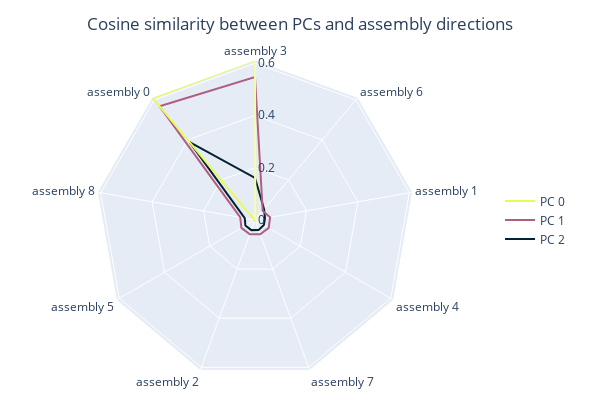
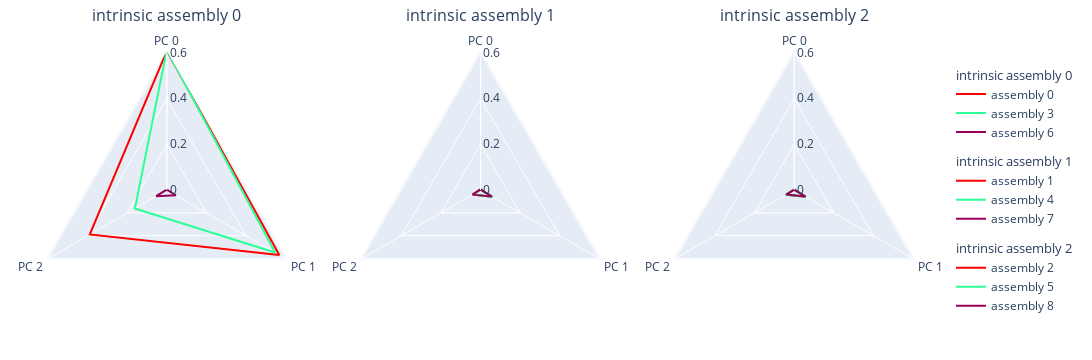

Notebook code for these charts, in order:
### Code cell
assy_names_radar = assy_names_disp + [assy_names_disp[0]]
PC_names_radar = [f'PC {i:d}' for i in range(n_components)]
PC_names_radar = PC_names_radar + [PC_names_radar[0]]
PC_idx_radar = list(range(n_components)) + [0]
cmap = px.colors.sample_colorscale('thermal', np.linspace(0, 1, n_components))[::-1]
if isdivision:
    cmap2 = px.colors.sample_colorscale('Rainbow', np.linspace(0, 1, \
        max(len(ids) for ids in assy_div.values())))[::-1]
else:
    cmap2 = px.colors.sample_colorscale('Rainbow', np.linspace(0, 1, n_assy))[::-1]
rotation = 130 if isdivision else 90
maxcos = cosvec[assy_names_disp].values.max()

fig = go.Figure()
for i in range(n_components)[::-1]:
    fig.add_trace(go.Scatterpolar(
        name=PC_names_radar[i], r=cosvec.loc[i, assy_names_radar],
        theta=assy_names_radar, mode='lines', line_color=cmap[i]
    ))
fig.update_polars(
    gridshape = 'linear',
    angularaxis = dict(rotation=rotation, direction="clockwise"),
    radialaxis = dict(angle=90, tickangle=90, nticks=4, range=(0, maxcos))
)
fig.update_layout(
    width=600, height=400, margin=dict(l=10, r=100, t=60, b=20),
    title = dict(text='Cosine similarity between PCs and assembly directions', x=0.5),
    legend = dict(traceorder='reversed', xanchor='left', x=1.0, y=0.5)
)
fig.show()

if isdivision:
    n_int_assy = len(assy_div)
    fig = make_subplots(
        rows=1, cols=n_int_assy, specs=[[{'type': 'polar'}] * n_int_assy],
        subplot_titles=[f'intrinsic assembly {a:d}' for a in assy_div],
        horizontal_spacing=0.0
    )
    for i, ids in enumerate(assy_div.values()):
        for j in range(len(ids)):
            fig.add_trace(go.Scatterpolar(name=assy_names[ids[j]],
                r=cosvec.loc[PC_idx_radar, assy_names[ids[j]]],
                theta=PC_names_radar, mode='lines', line_color=cmap2[j],
                legendgroup=i, legendgrouptitle_text=f'intrinsic assembly {i:d}'
            ), row=1, col=i + 1)
    fig.update_layout(width=1200, height=360, margin=dict(l=10, r=120, t=50, b=30))
    for annotation in fig['layout']['annotations']: 
        annotation['y'] = 1.08
else:
    fig = go.Figure()
    for i in range(n_assy):
        fig.add_trace(go.Scatterpolar(name=assy_names_disp[i],
            r=cosvec.loc[PC_idx_radar, assy_names_disp[i]],
            theta=PC_names_radar, mode='lines', line_color=cmap2[i]
        ))
    fig.update_layout(width=600, height=400, margin=dict(l=10, r=100, t=40, b=40))
fig.update_polars(
    gridshape = 'linear',
    angularaxis = dict(rotation=90, direction="clockwise"),
    radialaxis = dict(angle=90, tickangle=90, nticks=4, range=(0, maxcos))
)
fig.update_layout(legend=dict(xanchor='left', x=1.0, y=0.5))
fig.show()

print("Alignment (cosine similarity) between PCs and assembly directions")
with pd.option_context('display.float_format', '{:.3f}'.format):
    display(cosvec)

### Figure 1 — Plotly figure (JSON) as saved in the notebook; plotly's stock layout.template omitted (floating-point values rounded to 4 significant figures)
{"data": [{"line": {"color": "rgb(3, 35, 51)"}, "mode": "lines", "name": "PC 2", "r": [0.3894, 0.1614, 0.05409, 0.03889, 0.03913, 0.0404, 0.04122, 0.04242, 0.03984, 0.3894], "theta": ["assembly 0", "assembly 3", "assembly 6", "assembly 1", "assembly 4", "assembly 7", "assembly 2", "assembly 5", "assembly 8", "assembly 0"], "type": "scatterpolar"}, {"line": {"color": "rgb(176, 94, 128)"}, "mode": "lines", "name": "PC 1", "r": [0.568, 0.5472, 0.04584, 0.05863, 0.0606, 0.05789, 0.05824, 0.06011, 0.05731, 0.568], "theta": ["assembly 0", "assembly 3", "assembly 6", "assembly 1", "assembly 4", "assembly 7", "assembly 2", "assembly 5", "assembly 8", "assembly 0"], "type": "scatterpolar"}, {"line": {"color": "rgb(231, 250, 90)"}, "mode": "lines", "name": "PC 0", "r": [0.6089, 0.6125, 0.001948, 0.001835, 0.001989, 0.002583, 0.001362, 0.002712, 0.001926, 0.6089], "theta": ["assembly 0", "assembly 3", "assembly 6", "assembly 1", "assembly 4", "assembly 7", "assembly 2", "assembly 5", "assembly 8", "assembly 0"], "type": "scatterpolar"}], "layout": {"height": 400, "legend": {"traceorder": "reversed", "x": 1, "xanchor": "left", "y": 0.5}, "margin": {"b": 20, "l": 10, "r": 100, "t": 60}, "polar": {"angularaxis": {"direction": "clockwise", "rotation": 130}, "gridshape": "linear", "radialaxis": {"angle": 90, "nticks": 4, "range": [0, 0.6125], "tickangle": 90}}, "title": {"text": "Cosine similarity between PCs and assembly directions", "x": 0.5}, "width": 600}}

### Figure 2 — Plotly figure (JSON) as saved in the notebook; plotly's stock layout.template omitted (floating-point values rounded to 4 significant figures)
{"data": [{"legendgroup": "0", "legendgrouptitle": {"text": "intrinsic assembly 0"}, "line": {"color": "rgb(255, 0, 0)"}, "mode": "lines", "name": "assembly 0", "r": [0.6089, 0.568, 0.3894, 0.6089], "subplot": "polar", "theta": ["PC 0", "PC 1", "PC 2", "PC 0"], "type": "scatterpolar"}, {"legendgroup": "0", "legendgrouptitle": {"text": "intrinsic assembly 0"}, "line": {"color": "rgb(44, 255, 150)"}, "mode": "lines", "name": "assembly 3", "r": [0.6125, 0.5472, 0.1614, 0.6125], "subplot": "polar", "theta": ["PC 0", "PC 1", "PC 2", "PC 0"], "type": "scatterpolar"}, {"legendgroup": "0", "legendgrouptitle": {"text": "intrinsic assembly 0"}, "line": {"color": "rgb(150, 0, 90)"}, "mode": "lines", "name": "assembly 6", "r": [0.001948, 0.04584, 0.05409, 0.001948], "subplot": "polar", "theta": ["PC 0", "PC 1", "PC 2", "PC 0"], "type": "scatterpolar"}, {"legendgroup": "1", "legendgrouptitle": {"text": "intrinsic assembly 1"}, "line": {"color": "rgb(255, 0, 0)"}, "mode": "lines", "name": "assembly 1", "r": [0.001835, 0.05863, 0.03889, 0.001835], "subplot": "polar2", "theta": ["PC 0", "PC 1", "PC 2", "PC 0"], "type": "scatterpolar"}, {"legendgroup": "1", "legendgrouptitle": {"text": "intrinsic assembly 1"}, "line": {"color": "rgb(44, 255, 150)"}, "mode": "lines", "name": "assembly 4", "r": [0.001989, 0.0606, 0.03913, 0.001989], "subplot": "polar2", "theta": ["PC 0", "PC 1", "PC 2", "PC 0"], "type": "scatterpolar"}, {"legendgroup": "1", "legendgrouptitle": {"text": "intrinsic assembly 1"}, "line": {"color": "rgb(150, 0, 90)"}, "mode": "lines", "name": "assembly 7", "r": [0.002583, 0.05789, 0.0404, 0.002583], "subplot": "polar2", "theta": ["PC 0", "PC 1", "PC 2", "PC 0"], "type": "scatterpolar"}, {"legendgroup": "2", "legendgrouptitle": {"text": "intrinsic assembly 2"}, "line": {"color": "rgb(255, 0, 0)"}, "mode": "lines", "name": "assembly 2", "r": [0.001362, 0.05824, 0.04122, 0.001362], "subplot": "polar3", "theta": ["PC 0", "PC 1", "PC 2", "PC 0"], "type": "scatterpolar"}, {"legendgroup": "2", "legendgrouptitle": {"text": "intrinsic assembly 2"}, "line": {"color": "rgb(44, 255, 150)"}, "mode": "lines", "name": "assembly 5", "r": [0.002712, 0.06011, 0.04242, 0.002712], "subplot": "polar3", "theta": ["PC 0", "PC 1", "PC 2", "PC 0"], "type": "scatterpolar"}, {"legendgroup": "2", "legendgrouptitle": {"text": "intrinsic assembly 2"}, "line": {"color": "rgb(150, 0, 90)"}, "mode": "lines", "name": "assembly 8", "r": [0.001926, 0.05731, 0.03984, 0.001926], "subplot": "polar3", "theta": ["PC 0", "PC 1", "PC 2", "PC 0"], "type": "scatterpolar"}], "layout": {"annotations": [{"font": {"size": 16}, "showarrow": false, "text": "intrinsic assembly 0", "x": 0.1667, "xanchor": "center", "xref": "paper", "y": 1.08, "yanchor": "bottom", "yref": "paper"}, {"font": {"size": 16}, "showarrow": false, "text": "intrinsic assembly 1", "x": 0.5, "xanchor": "center", "xref": "paper", "y": 1.08, "yanchor": "bottom", "yref": "paper"}, {"font": {"size": 16}, "showarrow": false, "text": "intrinsic assembly 2", "x": 0.8333, "xanchor": "center", "xref": "paper", "y": 1.08, "yanchor": "bottom", "yref": "paper"}], "height": 360, "legend": {"x": 1, "xanchor": "left", "y": 0.5}, "margin": {"b": 30, "l": 10, "r": 120, "t": 50}, "polar": {"angularaxis": {"direction": "clockwise", "rotation": 90}, "domain": {"x": [0, 0.3333], "y": [0, 1]}, "gridshape": "linear", "radialaxis": {"angle": 90, "nticks": 4, "range": [0, 0.6125], "tickangle": 90}}, "polar2": {"angularaxis": {"direction": "clockwise", "rotation": 90}, "domain": {"x": [0.3333, 0.6667], "y": [0, 1]}, "gridshape": "linear", "radialaxis": {"angle": 90, "nticks": 4, "range": [0, 0.6125], "tickangle": 90}}, "polar3": {"angularaxis": {"direction": "clockwise", "rotation": 90}, "domain": {"x": [0.6667, 1], "y": [0, 1]}, "gridshape": "linear", "radialaxis": {"angle": 90, "nticks": 4, "range": [0, 0.6125], "tickangle": 90}}, "width": 1200}}
